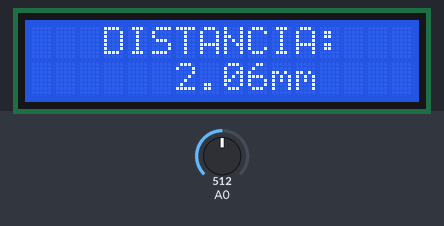
This sketch was run on a simulated Arduino Uno, built with avr-gcc and run on an emulated ATmega328P. On the bench: 16×2 character LCD. The inputs (shaded band) are chosen by the test bench; at power-on: A0 = 512.

Above: at 1.2 s.
1.3 s: A0 set to 716
At 1.8 s:
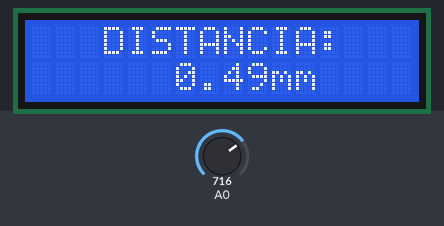
2.8 s: A0 set to 900
At 4.0 s:
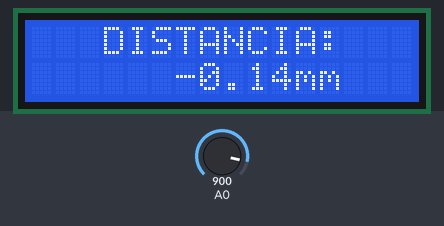
4.3 s: A0 set to 851
At 5.3 s:
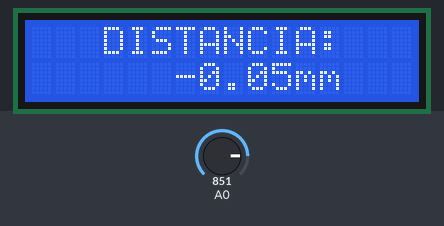
5.8 s: A0 set to 816
At 6.5 s:
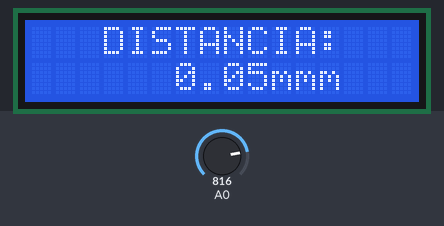
Timing chart, 0 to 8.3 s (numbered marks = the images above; inputs shaded):
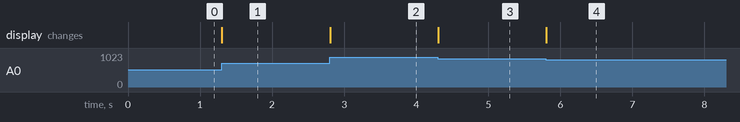

The sketch:

sensor_CNY70.ino
```cpp
#include  <LiquidCrystal.h>
LiquidCrystal lcd(12, 11, 5, 4, 3, 2);

void setup()
{
  pinMode(A0,INPUT);
  lcd.begin(16, 2);
  lcd.home();
  Serial.begin(9600);

}

void loop()
{
  float V,DIST;
  float ConVolt;
  V=analogRead(A0);
  ConVolt=V*(5.0/1023.0);
  DIST = (0.4608*(ConVolt-5.3516)*(ConVolt-4.0741));
  lcd.setCursor(3,0);
  lcd.print("DISTANCIA: ");
  lcd.setCursor(6,1);
  lcd.print(DIST);
  lcd.print("mm");
}
```

Measured:
- the behaviour switches between 834 and 833 on A0 (found by bisection; images 3 and 4)
- after the input at 1.3 s, the display: changes at once (image 1)
- after the input at 2.8 s, the display: changes at once (image 2)
- after the input at 4.3 s, the display: changes at once (image 3)
- after the input at 5.8 s, the display: changes at once (image 4)
